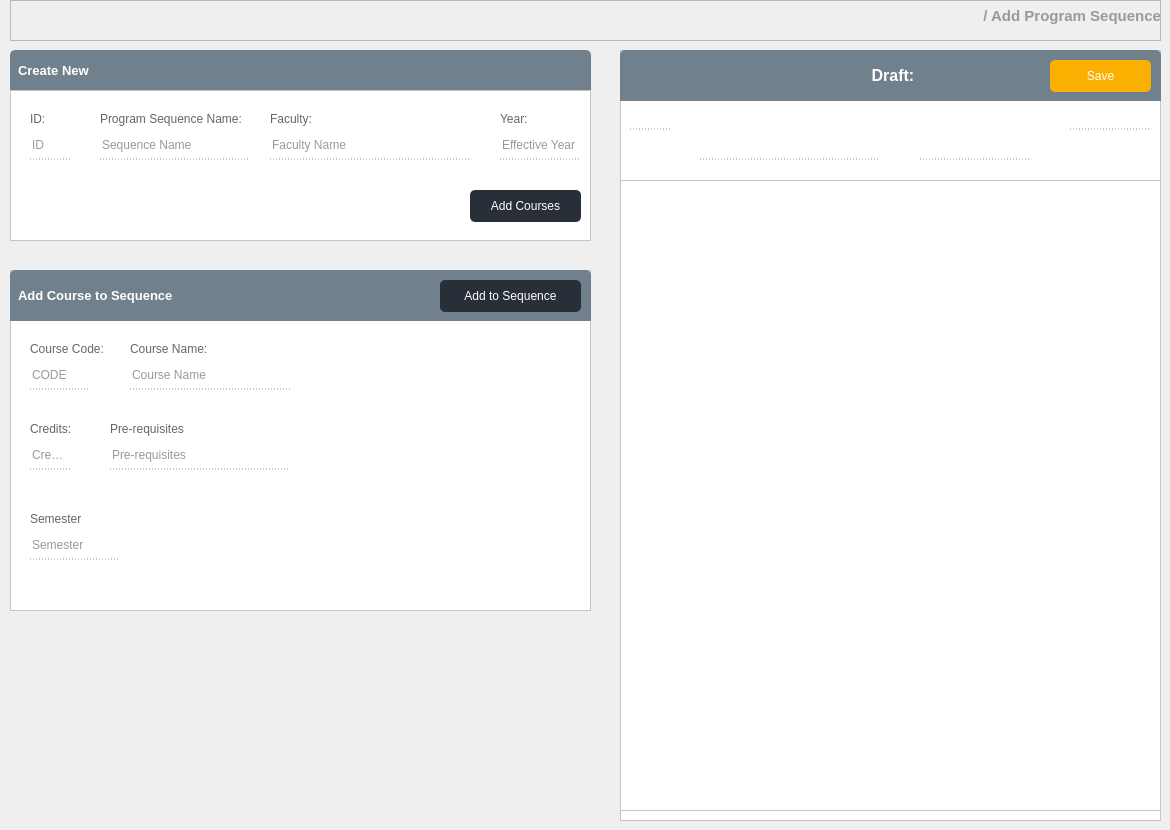
      <widget class="QWidget" name="AddProgramSequence">
       <widget class="QFrame" name="pageTitleCourseListPage_6">
        <property name="geometry">
         <rect>
          <x>10</x>
          <y>0</y>
          <width>1151</width>
          <height>41</height>
         </rect>
        </property>
        <property name="font">
         <font>
          <pointsize>11</pointsize>
         </font>
        </property>
        <property name="styleSheet">
         <string notr="true">border-bottom:1px solid #999999;</string>
        </property>
        <property name="frameShape">
         <enum>QFrame::StyledPanel</enum>
        </property>
        <property name="frameShadow">
         <enum>QFrame::Raised</enum>
        </property>
        <widget class="QLabel" name="pageNameLabel_2">
         <property name="geometry">
          <rect>
           <x>830</x>
           <y>0</y>
           <width>321</width>
           <height>31</height>
          </rect>
         </property>
         <property name="font">
          <font>
           <pointsize>11</pointsize>
           <weight>75</weight>
           <bold>true</bold>
          </font>
         </property>
         <property name="layoutDirection">
          <enum>Qt::LeftToRight</enum>
         </property>
         <property name="styleSheet">
          <string notr="true">color:#999; border: 0px;</string>
         </property>
         <property name="text">
          <string>/ Add Program Sequence</string>
         </property>
         <property name="alignment">
          <set>Qt::AlignRight|Qt::AlignTrailing|Qt::AlignVCenter</set>
         </property>
        </widget>
       </widget>
       <widget class="QLabel" name="courseCommentsName_3">
        <property name="geometry">
         <rect>
          <x>10</x>
          <y>50</y>
          <width>581</width>
          <height>41</height>
         </rect>
        </property>
        <property name="font">
         <font>
          <pointsize>10</pointsize>
          <weight>75</weight>
          <bold>true</bold>
         </font>
        </property>
        <property name="styleSheet">
         <string notr="true">padding-left:5px;
background:#70808c;
color:#fff;
border-top-left-radius:5px;
border-top-right-radius:5px;
border-bottom-left-radius:0px;
border-bottom-right-radius:0px;</string>
        </property>
        <property name="text">
         <string>Create New</string>
        </property>
        <property name="alignment">
         <set>Qt::AlignLeading|Qt::AlignLeft|Qt::AlignVCenter</set>
        </property>
       </widget>
       <widget class="QFrame" name="frame_4">
        <property name="geometry">
         <rect>
          <x>10</x>
          <y>90</y>
          <width>581</width>
          <height>151</height>
         </rect>
        </property>
        <property name="styleSheet">
         <string notr="true">color:#999;background:#fff;</string>
        </property>
        <property name="frameShape">
         <enum>QFrame::StyledPanel</enum>
        </property>
        <property name="frameShadow">
         <enum>QFrame::Raised</enum>
        </property>
        <widget class="QLabel" name="idTagLable">
         <property name="geometry">
          <rect>
           <x>20</x>
           <y>20</y>
           <width>161</width>
           <height>18</height>
          </rect>
         </property>
         <property name="styleSheet">
          <string notr="true">color:#666;
border:0px;</string>
         </property>
         <property name="text">
          <string>ID:</string>
         </property>
        </widget>
        <widget class="QLineEdit" name="idLineEdit">
         <property name="enabled">
          <bool>true</bool>
         </property>
         <property name="geometry">
          <rect>
           <x>20</x>
           <y>40</y>
           <width>41</width>
           <height>30</height>
          </rect>
         </property>
         <property name="minimumSize">
          <size>
           <width>0</width>
           <height>30</height>
          </size>
         </property>
         <property name="maximumSize">
          <size>
           <width>16777215</width>
           <height>30</height>
          </size>
         </property>
         <property name="styleSheet">
          <string notr="true">background-color:#ffffff;
color: #333;
border:0px;
border-bottom:1px dotted #999;</string>
         </property>
         <property name="text">
          <string/>
         </property>
         <property name="placeholderText">
          <string>ID</string>
         </property>
        </widget>
        <widget class="QLineEdit" name="seqNameLineEdit">
         <property name="enabled">
          <bool>true</bool>
         </property>
         <property name="geometry">
          <rect>
           <x>90</x>
           <y>40</y>
           <width>151</width>
           <height>30</height>
          </rect>
         </property>
         <property name="minimumSize">
          <size>
           <width>0</width>
           <height>30</height>
          </size>
         </property>
         <property name="maximumSize">
          <size>
           <width>16777215</width>
           <height>30</height>
          </size>
         </property>
         <property name="styleSheet">
          <string notr="true">background-color:#ffffff;
color: #333;
border:0px;
border-bottom:1px dotted #999;</string>
         </property>
         <property name="text">
          <string/>
         </property>
         <property name="placeholderText">
          <string>Sequence Name</string>
         </property>
        </widget>
        <widget class="QLabel" name="sequenceNameTagLable_2">
         <property name="geometry">
          <rect>
           <x>90</x>
           <y>20</y>
           <width>161</width>
           <height>18</height>
          </rect>
         </property>
         <property name="styleSheet">
          <string notr="true">color:#666;
border:0px;</string>
         </property>
         <property name="text">
          <string>Program Sequence Name:</string>
         </property>
        </widget>
        <widget class="QLineEdit" name="facultyLineEdit">
         <property name="enabled">
          <bool>true</bool>
         </property>
         <property name="geometry">
          <rect>
           <x>260</x>
           <y>40</y>
           <width>201</width>
           <height>30</height>
          </rect>
         </property>
         <property name="minimumSize">
          <size>
           <width>0</width>
           <height>30</height>
          </size>
         </property>
         <property name="maximumSize">
          <size>
           <width>16777215</width>
           <height>30</height>
          </size>
         </property>
         <property name="styleSheet">
          <string notr="true">background-color:#ffffff;
color: #333;
border:0px;
border-bottom:1px dotted #999;</string>
         </property>
         <property name="text">
          <string/>
         </property>
         <property name="placeholderText">
          <string>Faculty Name</string>
         </property>
        </widget>
        <widget class="QLabel" name="facultyTagLable">
         <property name="geometry">
          <rect>
           <x>260</x>
           <y>20</y>
           <width>161</width>
           <height>18</height>
          </rect>
         </property>
         <property name="styleSheet">
          <string notr="true">color:#666;
border:0px;</string>
         </property>
         <property name="text">
          <string>Faculty:</string>
         </property>
        </widget>
        <widget class="QLineEdit" name="yearLineEdit">
         <property name="enabled">
          <bool>true</bool>
         </property>
         <property name="geometry">
          <rect>
           <x>490</x>
           <y>40</y>
           <width>81</width>
           <height>30</height>
          </rect>
         </property>
         <property name="minimumSize">
          <size>
           <width>0</width>
           <height>30</height>
          </size>
         </property>
         <property name="maximumSize">
          <size>
           <width>16777215</width>
           <height>30</height>
          </size>
         </property>
         <property name="styleSheet">
          <string notr="true">background-color:#ffffff;
color: #333;
border:0px;
border-bottom:1px dotted #999;</string>
         </property>
         <property name="text">
          <string/>
         </property>
         <property name="placeholderText">
          <string>Effective Year</string>
         </property>
        </widget>
        <widget class="QLabel" name="yearTagLable">
         <property name="geometry">
          <rect>
           <x>490</x>
           <y>20</y>
           <width>71</width>
           <height>18</height>
          </rect>
         </property>
         <property name="styleSheet">
          <string notr="true">color:#666;
border:0px;</string>
         </property>
         <property name="text">
          <string>Year:</string>
         </property>
        </widget>
        <widget class="QPushButton" name="addCourseSequencepushButton">
         <property name="geometry">
          <rect>
           <x>460</x>
           <y>100</y>
           <width>111</width>
           <height>32</height>
          </rect>
         </property>
         <property name="styleSheet">
          <string notr="true">background:#292f38;
color: #ffffff;
border:0;
height:30px;
border-radius:5px;</string>
         </property>
         <property name="text">
          <string>Add Courses</string>
         </property>
         <property name="icon">
          <iconset resource="images.qrc">
           <normaloff>:/icons White/Icons/White/Double Arrow RIGHT.png</normaloff>:/icons White/Icons/White/Double Arrow RIGHT.png</iconset>
         </property>
        </widget>
       </widget>
       <widget class="QFrame" name="addCourseSequenceframe">
        <property name="geometry">
         <rect>
          <x>10</x>
          <y>270</y>
          <width>581</width>
          <height>341</height>
         </rect>
        </property>
        <property name="styleSheet">
         <string notr="true">color:#999;background:#fff;</string>
        </property>
        <property name="frameShape">
         <enum>QFrame::StyledPanel</enum>
        </property>
        <property name="frameShadow">
         <enum>QFrame::Raised</enum>
        </property>
        <widget class="QLabel" name="idTagLable_5">
         <property name="geometry">
          <rect>
           <x>20</x>
           <y>70</y>
           <width>161</width>
           <height>18</height>
          </rect>
         </property>
         <property name="styleSheet">
          <string notr="true">color:#666;
border:0px;</string>
         </property>
         <property name="text">
          <string>Course Code:</string>
         </property>
        </widget>
        <widget class="QLineEdit" name="addCodeLineEdit">
         <property name="enabled">
          <bool>true</bool>
         </property>
         <property name="geometry">
          <rect>
           <x>20</x>
           <y>90</y>
           <width>61</width>
           <height>30</height>
          </rect>
         </property>
         <property name="minimumSize">
          <size>
           <width>0</width>
           <height>30</height>
          </size>
         </property>
         <property name="maximumSize">
          <size>
           <width>16777215</width>
           <height>30</height>
          </size>
         </property>
         <property name="styleSheet">
          <string notr="true">background-color:#ffffff;
color: #333;
border:0px;
border-bottom:1px dotted #999;</string>
         </property>
         <property name="text">
          <string/>
         </property>
         <property name="placeholderText">
          <string>CODE</string>
         </property>
        </widget>
        <widget class="QLineEdit" name="addNameLineEdit">
         <property name="enabled">
          <bool>true</bool>
         </property>
         <property name="geometry">
          <rect>
           <x>120</x>
           <y>90</y>
           <width>161</width>
           <height>30</height>
          </rect>
         </property>
         <property name="minimumSize">
          <size>
           <width>0</width>
           <height>30</height>
          </size>
         </property>
         <property name="maximumSize">
          <size>
           <width>16777215</width>
           <height>30</height>
          </size>
         </property>
         <property name="styleSheet">
          <string notr="true">background-color:#ffffff;
color: #333;
border:0px;
border-bottom:1px dotted #999;</string>
         </property>
         <property name="text">
          <string/>
         </property>
         <property name="placeholderText">
          <string>Course Name</string>
         </property>
        </widget>
        <widget class="QLabel" name="idTagLable_6">
         <property name="geometry">
          <rect>
           <x>120</x>
           <y>70</y>
           <width>141</width>
           <height>18</height>
          </rect>
         </property>
         <property name="styleSheet">
          <string notr="true">color:#666;
border:0px;</string>
         </property>
         <property name="text">
          <string>Course Name:</string>
         </property>
        </widget>
        <widget class="QLineEdit" name="addCreditLineEdit">
         <property name="enabled">
          <bool>true</bool>
         </property>
         <property name="geometry">
          <rect>
           <x>20</x>
           <y>170</y>
           <width>41</width>
           <height>30</height>
          </rect>
         </property>
         <property name="minimumSize">
          <size>
           <width>0</width>
           <height>30</height>
          </size>
         </property>
         <property name="maximumSize">
          <size>
           <width>16777215</width>
           <height>30</height>
          </size>
         </property>
         <property name="styleSheet">
          <string notr="true">background-color:#ffffff;
color: #333;
border:0px;
border-bottom:1px dotted #999;</string>
         </property>
         <property name="text">
          <string/>
         </property>
         <property name="placeholderText">
          <string>Credits</string>
         </property>
        </widget>
        <widget class="QLabel" name="idTagLable_7">
         <property name="geometry">
          <rect>
           <x>20</x>
           <y>150</y>
           <width>41</width>
           <height>18</height>
          </rect>
         </property>
         <property name="styleSheet">
          <string notr="true">color:#666;
border:0px;</string>
         </property>
         <property name="text">
          <string>Credits:</string>
         </property>
        </widget>
        <widget class="QLabel" name="idTagLable_8">
         <property name="geometry">
          <rect>
           <x>100</x>
           <y>150</y>
           <width>141</width>
           <height>18</height>
          </rect>
         </property>
         <property name="styleSheet">
          <string notr="true">color:#666;
border:0px;</string>
         </property>
         <property name="text">
          <string>Pre-requisites</string>
         </property>
        </widget>
        <widget class="QLineEdit" name="addPrerequisiteLineEdit">
         <property name="enabled">
          <bool>true</bool>
         </property>
         <property name="geometry">
          <rect>
           <x>100</x>
           <y>170</y>
           <width>181</width>
           <height>30</height>
          </rect>
         </property>
         <property name="minimumSize">
          <size>
           <width>0</width>
           <height>30</height>
          </size>
         </property>
         <property name="maximumSize">
          <size>
           <width>16777215</width>
           <height>30</height>
          </size>
         </property>
         <property name="styleSheet">
          <string notr="true">background-color:#ffffff;
color: #333;
border:0px;
border-bottom:1px dotted #999;</string>
         </property>
         <property name="text">
          <string/>
         </property>
         <property name="placeholderText">
          <string>Pre-requisites</string>
         </property>
        </widget>
        <widget class="QLabel" name="courseCommentsName_4">
         <property name="geometry">
          <rect>
           <x>0</x>
           <y>0</y>
           <width>581</width>
           <height>51</height>
          </rect>
         </property>
         <property name="font">
          <font>
           <pointsize>10</pointsize>
           <weight>75</weight>
           <bold>true</bold>
          </font>
         </property>
         <property name="styleSheet">
          <string notr="true">padding-left:5px;
background:#70808c;
color:#fff;
border-top-left-radius:5px;
border-top-right-radius:5px;
border-bottom-left-radius:0px;
border-bottom-right-radius:0px;</string>
         </property>
         <property name="text">
          <string>Add Course to Sequence</string>
         </property>
         <property name="alignment">
          <set>Qt::AlignLeading|Qt::AlignLeft|Qt::AlignVCenter</set>
         </property>
        </widget>
        <widget class="QPushButton" name="updateCourse_pushButton_3">
         <property name="geometry">
          <rect>
           <x>430</x>
           <y>10</y>
           <width>141</width>
           <height>32</height>
          </rect>
         </property>
         <property name="styleSheet">
          <string notr="true">background:#292f38;
color: #ffffff;
border:0;
height:30px;
border-radius:5px;</string>
         </property>
         <property name="text">
          <string>Add to Sequence</string>
         </property>
         <property name="icon">
          <iconset resource="images.qrc">
           <normaloff>:/icons White/Icons/White/Add.png</normaloff>:/icons White/Icons/White/Add.png</iconset>
         </property>
        </widget>
        <widget class="QLineEdit" name="addSemesterLineEdit">
         <property name="enabled">
          <bool>true</bool>
         </property>
         <property name="geometry">
          <rect>
           <x>20</x>
           <y>260</y>
           <width>91</width>
           <height>30</height>
          </rect>
         </property>
         <property name="minimumSize">
          <size>
           <width>0</width>
           <height>30</height>
          </size>
         </property>
         <property name="maximumSize">
          <size>
           <width>16777215</width>
           <height>30</height>
          </size>
         </property>
         <property name="styleSheet">
          <string notr="true">background-color:#ffffff;
color: #333;
border:0px;
border-bottom:1px dotted #999;</string>
         </property>
         <property name="text">
          <string/>
         </property>
         <property name="placeholderText">
          <string>Semester</string>
         </property>
        </widget>
        <widget class="QLabel" name="SemesterTagLable">
         <property name="geometry">
          <rect>
           <x>20</x>
           <y>240</y>
           <width>81</width>
           <height>18</height>
          </rect>
         </property>
         <property name="styleSheet">
          <string notr="true">color:#666;
border:0px;</string>
         </property>
         <property name="text">
          <string>Semester</string>
         </property>
        </widget>
       </widget>
       <widget class="QFrame" name="draftProgSequenceFrame">
        <property name="geometry">
         <rect>
          <x>620</x>
          <y>50</y>
          <width>541</width>
          <height>771</height>
         </rect>
        </property>
        <property name="styleSheet">
         <string notr="true">background:#fff;</string>
        </property>
        <property name="frameShape">
         <enum>QFrame::StyledPanel</enum>
        </property>
        <property name="frameShadow">
         <enum>QFrame::Raised</enum>
        </property>
        <widget class="QLineEdit" name="draftYearLineEdit">
         <property name="enabled">
          <bool>true</bool>
         </property>
         <property name="geometry">
          <rect>
           <x>450</x>
           <y>50</y>
           <width>81</width>
           <height>30</height>
          </rect>
         </property>
         <property name="minimumSize">
          <size>
           <width>0</width>
           <height>30</height>
          </size>
         </property>
         <property name="maximumSize">
          <size>
           <width>16777215</width>
           <height>30</height>
          </size>
         </property>
         <property name="styleSheet">
          <string notr="true">background-color:#ffffff;
color: #333;
border:0px;
border-bottom:1px dotted #999;</string>
         </property>
         <property name="text">
          <string/>
         </property>
         <property name="placeholderText">
          <string/>
         </property>
        </widget>
        <widget class="QLineEdit" name="draftSeqLineEdit">
         <property name="enabled">
          <bool>true</bool>
         </property>
         <property name="geometry">
          <rect>
           <x>80</x>
           <y>80</y>
           <width>181</width>
           <height>30</height>
          </rect>
         </property>
         <property name="minimumSize">
          <size>
           <width>0</width>
           <height>30</height>
          </size>
         </property>
         <property name="maximumSize">
          <size>
           <width>16777215</width>
           <height>30</height>
          </size>
         </property>
         <property name="styleSheet">
          <string notr="true">background-color:#ffffff;
color: #333;
border:0px;
border-bottom:1px dotted #999;</string>
         </property>
         <property name="text">
          <string/>
         </property>
         <property name="placeholderText">
          <string/>
         </property>
        </widget>
        <widget class="QLineEdit" name="draftFacultyLineEdit">
         <property name="enabled">
          <bool>true</bool>
         </property>
         <property name="geometry">
          <rect>
           <x>300</x>
           <y>80</y>
           <width>111</width>
           <height>30</height>
          </rect>
         </property>
         <property name="minimumSize">
          <size>
           <width>0</width>
           <height>30</height>
          </size>
         </property>
         <property name="maximumSize">
          <size>
           <width>16777215</width>
           <height>30</height>
          </size>
         </property>
         <property name="styleSheet">
          <string notr="true">background-color:#ffffff;
color: #333;
border:0px;
border-bottom:1px dotted #999;</string>
         </property>
         <property name="text">
          <string/>
         </property>
         <property name="placeholderText">
          <string/>
         </property>
        </widget>
        <widget class="QLineEdit" name="draftIDLineEdit">
         <property name="enabled">
          <bool>true</bool>
         </property>
         <property name="geometry">
          <rect>
           <x>10</x>
           <y>50</y>
           <width>41</width>
           <height>30</height>
          </rect>
         </property>
         <property name="minimumSize">
          <size>
           <width>0</width>
           <height>30</height>
          </size>
         </property>
         <property name="maximumSize">
          <size>
           <width>16777215</width>
           <height>30</height>
          </size>
         </property>
         <property name="styleSheet">
          <string notr="true">background-color:#ffffff;
color: #333;
border:0px;
border-bottom:1px dotted #999;</string>
         </property>
         <property name="text">
          <string/>
         </property>
         <property name="placeholderText">
          <string/>
         </property>
        </widget>
        <widget class="QLabel" name="courseCommentsName_2">
         <property name="geometry">
          <rect>
           <x>0</x>
           <y>0</y>
           <width>541</width>
           <height>51</height>
          </rect>
         </property>
         <property name="font">
          <font>
           <pointsize>12</pointsize>
           <weight>75</weight>
           <bold>true</bold>
          </font>
         </property>
         <property name="styleSheet">
          <string notr="true">padding-left:5px;
background:#70808c;
color:#fff;
border-top-left-radius:5px;
border-top-right-radius:5px;
border-bottom-left-radius:0px;
border-bottom-right-radius:0px;</string>
         </property>
         <property name="text">
          <string>Draft:</string>
         </property>
         <property name="alignment">
          <set>Qt::AlignCenter</set>
         </property>
        </widget>
        <widget class="QTableWidget" name="draftTableWidget">
         <property name="geometry">
          <rect>
           <x>0</x>
           <y>130</y>
           <width>541</width>
           <height>631</height>
          </rect>
         </property>
        </widget>
        <widget class="QPushButton" name="saveSequencepushButton">
         <property name="geometry">
          <rect>
           <x>430</x>
           <y>10</y>
           <width>101</width>
           <height>32</height>
          </rect>
         </property>
         <property name="styleSheet">
          <string notr="true">background:#fbaf01;
color: #ffffff;
border:0;
height:30px;
border-radius:5px;</string>
         </property>
         <property name="text">
          <string>Save</string>
         </property>
         <property name="icon">
          <iconset resource="images.qrc">
           <normaloff>:/icons White/Icons/White/Upload.png</normaloff>:/icons White/Icons/White/Upload.png</iconset>
         </property>
        </widget>
       </widget>
      </widget>
